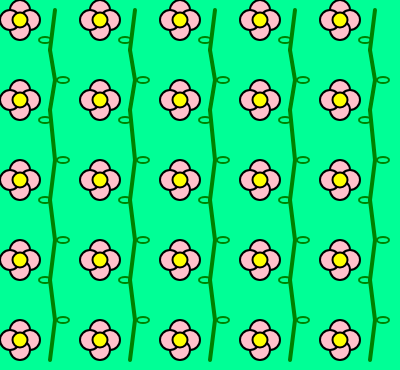
Frame 1 (no input)
Frame 60 (no input): identical to frame 1, image omitted
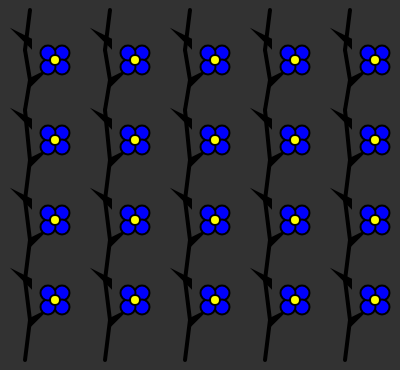
Frame 120 (the mouse pressed at the canvas centre since frame 60)

The p5.js sketch that drew these frames (run headless with seeded random() and noise() and a simulated clock; from frame 60 on, the mouse is pressed at the canvas centre):

// p5.js sketch
// ── sketch.js
/*Kris M.
Title: Pastel floral pattern turns spooky
intructions; press your mouse to make a darker spookier pattern appear,
otherwise if you dont: a more viberent and happier pattern is here to stay! */

//canvas
function setup() {
createCanvas(400, 370);
}

function draw() {
//checks if the mouse is pressed
if (mouseIsPressed) {

//dark grey background
background(50);

//line pattern vines
let a = 55; // sets the variable for the starting positon of the vine.
while (a < width) { //copies the vines across the canvas.

//the vines
stroke("black");
strokeWeight(4);
line(a - 25, 10, a - 30, 50);
line(a - 30, 50, a - 25, 80);
line(a - 30, 110, a - 25, 80);
line(a - 25, 160, a - 30, 110);
line(a - 30, 200, a - 25, 160);
line(a - 25, 240, a - 30, 200);
line(a - 30, 280, a - 25, 240);
line(a - 25, 320, a - 30, 280);
line(a - 30, 360, a - 25, 320);

//thorns on the black vines
//variable; t
for (let t = 40; t < 360; t = t + 80) { //starts at 40, stops before 360, and moves down 80 each time.
triangle(a - 25, t, a - 35, t - 5, a - 25, t + 5); //makes a thorn pointing left, 35 moves it 10 pixels away from the vine.
triangle(a - 25, t + 40, a - 15, t + 35, a - 25, t + 45); //makes a thorn pointing right, 15 moves it 10 pixels away from the vine.
}

/*copies the vines to the right.
to remember/explain in better words:
- everytime the loop finishes drawing 1 vine,
it adds +80 to "a", which changes the starting position of the next vine.
this also makes it repeat within the canvas instead of the vines being drawn ontop of each other.*/
a = a + 80;
}

//another flower pattern:
  //variables; b = x, c = y
  let b = 55; //sets the starting horizontal position of the flower.(left to right)
  while (b < width) { //copies the flowers across the canvas.
  let c = 60; //sets the starting vertical position of the flower.(up to down)
  while (c < height) { //copies the flowers down the canvas.

  //top right petal
  stroke("black");
  strokeWeight(2);
  fill("blue");
  circle(b + 7, c - 7, 15); //moves 7 right/up

  //bottom right petal
  circle(b + 7, c + 7, 15); //moves 7 right/down

  //bottom left petal
  circle(b - 7, c + 7, 15) //moves 7 left/down

  //top left petal
  circle(b - 7, c - 7, 15) //moves 7 left/up

  //middle
  fill("yellow");
  circle(b, c, 10);

  c = c + 80; //copies flowers 80 down.
  }
  b = b + 80; //copies flowers 80 right.
}

}

//if the mouse is not pressed, the original pattern appears
else {

//background color
background(0,255,150);

//variables
let x = 20; //sets the starting horizontal position where the first flower will be drawn.(left to right)
while (x < width) { //copies the flowers until they reach across the canvas.
let y = 20; //sets the starting vertical position for the flowers in each new column.(up to down)
while (y < height) { //copies the flowers until they reach the bottom of canvas.
//height and width is based off canvas size.

//flower pattern
// (+) = moving right/down, (-) = moving left/up
//parts of the flower:
  //top petal
  stroke("black");
  strokeWeight(2);
  fill("pink");
  circle(x, y - 10, 20); //moves 10 up

  //right petal
  fill("pink");
  circle(x + 10, y, 20); //moves 10 right

  //bottom petal
  fill("pink");
  circle(x, y + 10, 20); //moves 10 down

  //left petal
  fill("pink");
  circle(x - 10, y, 20); //moves 10 left

  //middle
  fill("yellow");
  circle(x, y, 15);

  y = y + 80; //copies flowers 80 down.
 }
  x = x + 80; //copies flowers 80 right.
  }

  //line pattern vines
  let a = 55; // sets the starting positon of the vine.
  while (a < width) { //copies the vines across the canvas.

  //the vines
  stroke("green");
  strokeWeight(4);
  line(a, 10, a - 5, 50);
  line(a - 5, 50, a, 80);
  line(a - 5, 110, a, 80);
  line(a, 160, a - 5, 110);
  line(a - 5, 200, a, 160);
  line(a, 240, a - 5, 200);
  line(a - 5, 280, a, 240);
  line(a, 320, a - 5, 280);
  line(a - 5, 360, a, 320);

  //leaves on the green vines
  noFill(); //makes the leaves see-through.
  stroke("green");
  strokeWeight(2);

  for (let t = 40; t < 360; t = t + 80) { //starts at 40, stops before 360, and moves down 80 each time.
  ellipse(a - 10, t, 12, 6); //makes a leaf on the left, 10 moves it away from the vine and 12 is its width and 6 is its height.
  ellipse(a + 8, t + 40, 12, 6); //makes a leaf on the right, 8 moves it away from the vine and 40 moves it 40 pixels lower.
  }

  /*copies the vines to the right.
  to remember/explain in better words:
  everytime the loop finishes drawing 1 vine,
  it adds +80 to "a", which changes the starting position of the next vine.
  this also makes it repeat within the canvas instead of the vines being drawn ontop of each other.*/
  a = a + 80;
  }
}

}
